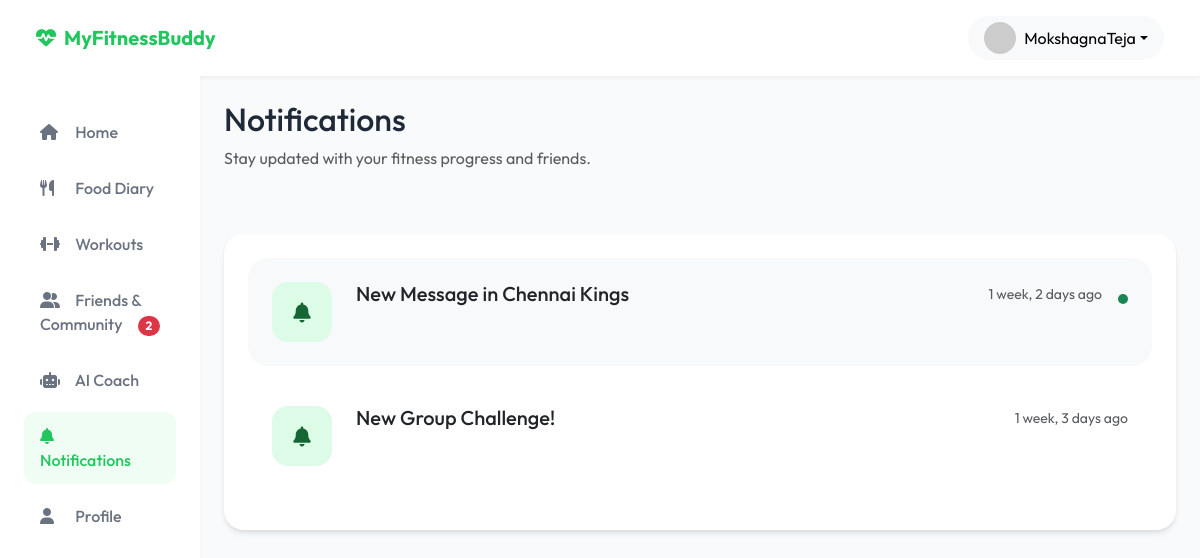
Page /notifications/ (signed in) on the committed database.
### users/models.py (models this page shows, shortened)
class User(AbstractUser):
    phone_number = models.CharField(max_length=15, unique=True, null=True, blank=True)
    email = models.EmailField(unique=True)
    gender = models.CharField(max_length=10, null=True, blank=True)
    age = models.IntegerField(null=True, blank=True)
    country = models.CharField(max_length=100, null=True, blank=True)
    height_feet = models.IntegerField(null=True, blank=True)
    height_inches = models.IntegerField(null=True, blank=True)
    height_cm = models.FloatField(null=True, blank=True)
    current_weight = models.FloatField(null=True, blank=True)
    goal_weight = models.FloatField(null=True, blank=True)
    weight_kg = models.FloatField(null=True, blank=True)
    activity_level = models.CharField(max_length=50, null=True, blank=True)
    goals_completed = models.BooleanField(default=False)
    USERNAME_FIELD = 'email'
    REQUIRED_FIELDS = ['username']

### notifications/models.py (models this page shows, shortened)
class Notification(models.Model):
    user = models.ForeignKey(settings.AUTH_USER_MODEL, on_delete=models.CASCADE, related_name='notifications')
    title = models.CharField(max_length=255)
    message = models.TextField()
    type = models.CharField(max_length=50) # e.g., GoalCompleted, WorkoutReminder
    is_read = models.BooleanField(default=False)
    created_at = models.DateTimeField(auto_now_add=True)
    class Meta:
        ordering = ['-created_at']

### web/views.py (the view)
# urls.py: path('notifications/', views.notifications_view, name='notifications'),
@login_required(login_url='login')
def notifications_view(request):
    from notifications.models import Notification
    notifications = Notification.objects.filter(user=request.user).order_by('-created_at')
    return render(request, 'web/notifications.html', {'notifications': notifications})

### web/context_processors.py (called while the page is built)
def social_context(request):
    if request.user.is_authenticated:
        pending_count = FriendRequest.objects.filter(receiver=request.user, status='pending').count()
        return {
            'pending_friend_requests_count': pending_count
        }
    return {
        'pending_friend_requests_count': 0
    }

### templates/web/notifications.html (shortened to what this page needs)
{% extends 'web/base.html' %}
{% block content %}
<div class="row align-items-center mb-5">
    <div class="col-md-12">
        <h1 class="h2 font-weight-bold">Notifications</h1>
        <p class="text-muted">Stay updated with your fitness progress and friends.</p>
    </div>
</div>
<div class="row">
    <div class="col-lg-12">
        <div class="card p-4 border-0">
            {% if notifications %}
            <div class="list-group list-group-flush">
                {% for notification in notifications %}
                <div class="list-group-item px-4 py-4 {% if not notification.is_read %}bg-light{% endif %} border-0 mb-3" style="border-radius: 20px;">
                    <div class="d-flex align-items-start">
                        <div class="stats-icon bg-green-soft me-4 mb-0 flex-shrink-0" style="width: 60px; height: 60px; border-radius: 16px;">
                            <i class="fas fa-bell fa-lg"></i>
                        </div>
                        <div class="flex-grow-1">
                            <div class="d-flex justify-content-between align-items-center mb-2">
                                <h5 class="mb-0 font-weight-bold">{{ notification.title }}</h5>
                                <small class="text-muted">{{ notification.created_at|timesince }} ago</small>
                            </div>
                        </div>
                        {% if not notification.is_read %}
                        <div class="ms-3 pt-2">
                            <span class="badge rounded-circle p-1 bg-success" style="width: 10px; height: 10px;">&nbsp;</span>
                        </div>
                        {% endif %}
                    </div>
                </div>
                {% endfor %}
            </div>
            {% endif %}
        </div>
    </div>
</div>
{% endblock %}

### templates/web/base.html (shortened to what this page needs)
<!DOCTYPE html>
<html lang="en">
<head>
    <link href="https://cdn.jsdelivr.net/npm/bootstrap@5.3.0/dist/css/bootstrap.min.css" rel="stylesheet">
    <link rel="stylesheet" href="https://cdnjs.cloudflare.com/ajax/libs/font-awesome/6.4.0/css/all.min.css">
</head>
<body>
    {% if not hide_nav %}
    <nav class="navbar navbar-expand-lg navbar-light">
        <div class="container-fluid">
            <a class="navbar-brand d-flex align-items-center" href="/">
                <i class="fas fa-heartbeat me-2"></i> MyFitnessBuddy
            </a>
            <div class="ms-auto d-flex align-items-center">
                {% if user.is_authenticated %}
                <div class="dropdown">
                    <button class="btn btn-light dropdown-toggle d-flex align-items-center" type="button" id="userMenu" data-bs-toggle="dropdown" aria-expanded="false" style="border-radius: 50px; padding: 5px 15px;">
                        <img src="{% if user.profile.profile_photo %}{{ user.profile.profile_photo.url }}{% else %}https://ui-avatars.com/api/?name={{ user.username }}&background=22C55E&color=fff{% endif %}" alt="Profile" class="rounded-circle me-2" style="width: 32px; height: 32px; object-fit: cover;">
                        <span class="d-none d-md-inline">{{ user.username }}</span>
                    </button>
                </div>
                {% else %}
                <a href="{% url 'login' %}" class="btn btn-outline-success me-2 rounded-pill px-4">Login</a>
                <a href="{% url 'signup' %}" class="btn btn-primary rounded-pill px-4">Signup</a>
                {% endif %}
            </div>
        </div>
    </nav>
    {% endif %}
    <div class="container-fluid">
        <div class="row">
            {% if user.is_authenticated and not hide_nav %}
            <div class="col-lg-2 sidebar">
                <div class="nav flex-column">
                    <a class="nav-link {% if request.resolver_match.url_name == 'dashboard' %}active{% endif %}" href="{% url 'dashboard' %}">
                        <i class="fas fa-home"></i> Home
                    </a>
                    <a class="nav-link {% if request.resolver_match.url_name == 'food' %}active{% endif %}" href="{% url 'food' %}">
                        <i class="fas fa-utensils"></i> Food Diary
                    </a>
                    <a class="nav-link {% if request.resolver_match.url_name == 'workout' %}active{% endif %}" href="{% url 'workout' %}">
                        <i class="fas fa-dumbbell"></i> Workouts
                    </a>
                    <a class="nav-link {% if request.resolver_match.url_name == 'friends' %}active{% endif %}" href="{% url 'friends' %}">
                        <i class="fas fa-user-friends"></i> Friends & Community
                        {% if pending_friend_requests_count > 0 %}
                            <span class="badge bg-danger rounded-pill float-end small mt-1">{{ pending_friend_requests_count }}</span>
                        {% endif %}
                    </a>
                    <a class="nav-link {% if request.resolver_match.url_name == 'ai_coach' %}active{% endif %}" href="{% url 'ai_coach' %}">
                        <i class="fas fa-robot"></i> AI Coach
                    </a>
                    <a class="nav-link {% if request.resolver_match.url_name == 'notifications' %}active{% endif %}" href="{% url 'notifications' %}">
                        <i class="fas fa-bell"></i> Notifications
                    </a>
                    <a class="nav-link {% if request.resolver_match.url_name == 'profile' %}active{% endif %}" href="{% url 'profile' %}">
                        <i class="fas fa-user"></i> Profile
                    </a>
                </div>
            </div>
            {% endif %}
            <main class="{% if user.is_authenticated and not hide_nav %}col-lg-10{% else %}col-12{% endif %} p-4">
                {% block content %}{% endblock %}
            </main>
        </div>
    </div>
</body>
</html>

### templates/web/base.html (style rules this page uses)
:root { --primary-green: #22C55E; --dark-gray: #1F2937; --light-bg: #F9FAFB; --card-shadow: 0 4px 6px -1px rgba(0, 0, 0, 0.1), 0 2px 4px -1px rgba(0, 0, 0, 0.06); }
body { font-family: 'Outfit', sans-serif; background-color: var(--light-bg); color: var(--dark-gray); }
.navbar { background-color: white; box-shadow: 0 2px 4px rgba(0,0,0,0.05); padding: 1rem 1.5rem; }
.navbar-brand { font-weight: 700; color: var(--primary-green); }
.sidebar { background-color: white; min-height: calc(100vh - 72px); padding: 2rem 1.5rem; position: sticky; top: 72px; box-shadow: 2px 0 4px rgba(0,0,0,0.02); }
.nav-link { color: #6B7280; padding: 0.75rem 1rem; border-radius: 12px; margin-bottom: 0.5rem; transition: all 0.2s ease; font-weight: 500; }
.nav-link:hover, .nav-link.active { background-color: #F0FDF4; color: var(--primary-green); }
.nav-link i { margin-right: 12px; width: 20px; }
.card { border: none; border-radius: 20px; box-shadow: var(--card-shadow); margin-bottom: 1.5rem; }
.stats-icon { width: 48px; height: 48px; border-radius: 14px; display: flex; align-items: center; justify-content: center; margin-bottom: 1rem; }
.bg-green-soft { background-color: #DCFCE7; color: #166534; }

### rows in the picture
User: username "MokshagnaTeja"
Notification: title "New Message in Chennai Kings", created_at "1 week, 2 days", is_read False (drawn)
Notification: title "New Group Challenge!", created_at "1 week, 3 days"

### other values in the picture
{{ pending_friend_requests_count }} "2"
